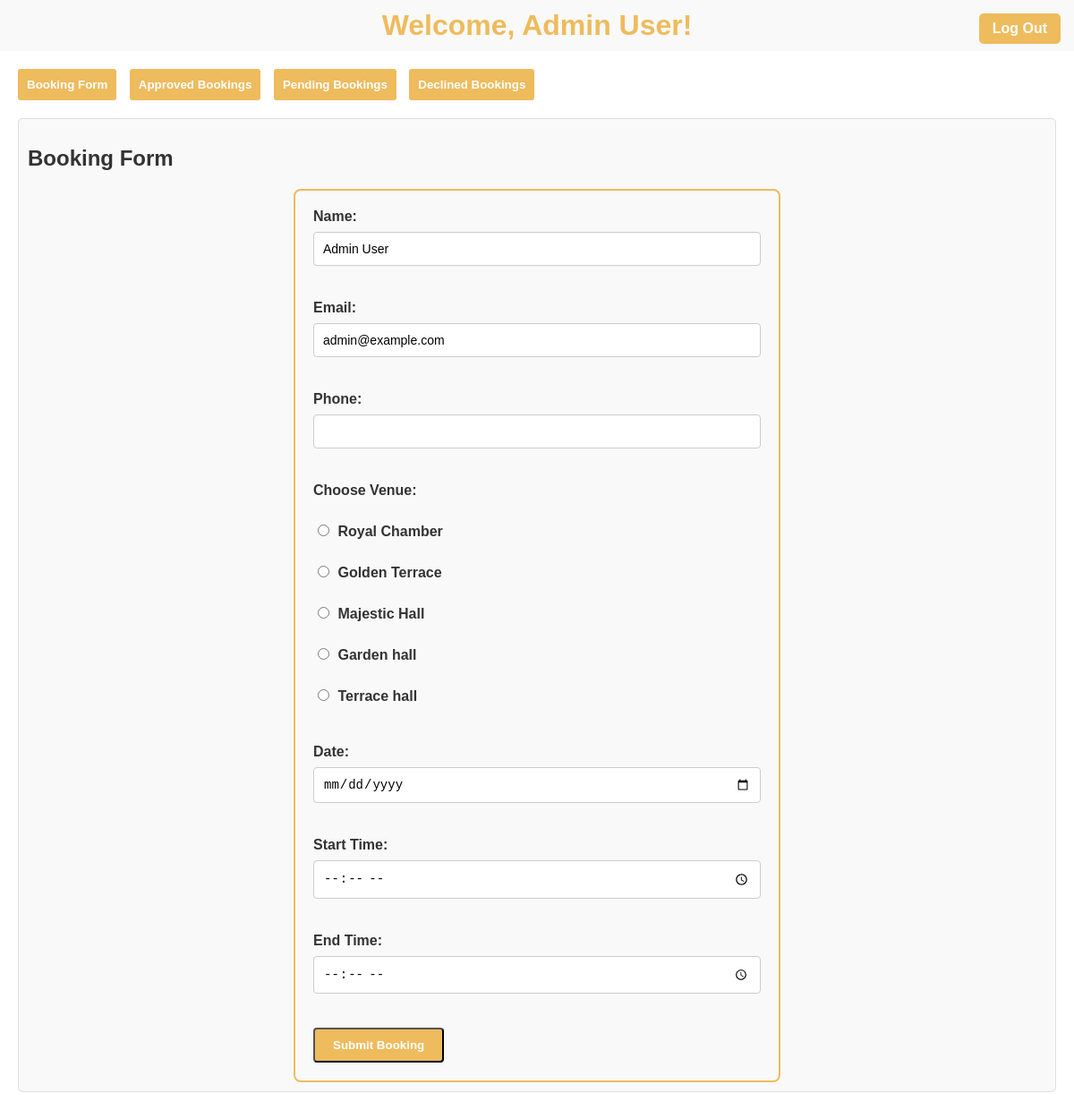
The page /userdash.php (signed in) on the database its author committed.
### tables this page shows
CREATE TABLE `customer` (
  `customer_id` int(225) NOT NULL,
  `fullname` varchar(225) NOT NULL,
  `email` varchar(225) NOT NULL,
  `password` varchar(225) NOT NULL,
  `role` enum('admin','user','','') NOT NULL DEFAULT 'user'
);

CREATE TABLE `venue` (
  `id` int(100) NOT NULL,
  `name` varchar(225) NOT NULL,
  `capacity` int(225) NOT NULL,
  `description` varchar(225) NOT NULL,
  `image_path` varchar(225) NOT NULL
);

### userdash.php (the view, shortened to what this page needs)
<?php
include 'connect.php';
$customer_id = $_SESSION['customer_id'];
$query_user = "SELECT * FROM customer WHERE customer_id = ?";
$stmt_user = $conn->prepare($query_user);
$stmt_user->bind_param("i", $customer_id);
$stmt_user->execute();
$result_user = $stmt_user->get_result();
if ($result_user->num_rows > 0) {
    $user = $result_user->fetch_assoc();
} else {
    echo "User not found.";
    exit();
}
?>
<!DOCTYPE html>
<html lang="en">
<head>
</head>
<body>
<header>
    <h1>Welcome, <?php echo htmlspecialchars($user['fullname']); ?>!</h1>
    <a href="logout.php" class="logout-button">Log Out</a>
</header>
<div class="container">
    <div class="buttons">
        <button onclick="showSection('booking-form')">Booking Form</button>
        <button onclick="showSection('approved-bookings')">Approved Bookings</button>
        <button onclick="showSection('pending-bookings')">Pending Bookings</button>
        <button onclick="showSection('declined-bookings')">Declined Bookings</button>
    </div>
    <div id="booking-form" class="section active">
    <h2>Booking Form</h2>
    <form action="process_booking.php" method="POST" onsubmit="return validateBookingForm()">
    <label for="name">Name:</label>
    <input type="text" id="name" name="name" value="<?php echo htmlspecialchars($user['fullname']); ?>" required /><br><br>
    <label for="email">Email:</label>
    <input type="email" id="email" name="email" value="<?php echo htmlspecialchars($user['email']); ?>" required /><br><br>
    <label for="phone">Phone:</label>
    <input type="tel" id="phone" name="phone" required /><br><br>
    <label>Choose Venue:</label><br>
    <?php
    include 'connect.php';
    $sql = "SELECT name FROM venue ORDER BY id ASC";
    $result = $conn->query($sql);
    if ($result->num_rows > 0) {
        while ($venue = $result->fetch_assoc()) {
            echo '<label><input type="radio" name="venue" value="' . htmlspecialchars($venue['name']) . '" required /> ' . htmlspecialchars($venue['name']) . '</label><br>';
        }
    } else {
        echo '<p>No venues available for booking.</p>';
    }
    ?><br>
    <label for="date">Date:</label>
    <input type="date" id="date" name="date" required /><br><br>
    <label for="start_time">Start Time:</label>
    <input type="time" id="start_time" name="start_time" required /><br><br>
    <label for="end_time">End Time:</label>
    <input type="time" id="end_time" name="end_time" required /><br><br>
    <button type="submit">Submit Booking</button>
</form>
</div>
</div>
</body>
</html>

### userdash.php (style rules this page uses)
body { font-family: Arial, sans-serif; margin: 0; background-color: #ffffff; color: #333; }
header { background-color: #f9f9f9; padding: 10px; text-align: center; position: relative; }
header h1 { margin: 0; color: #eebb5d; }
.logout-button { position: absolute; top: 15px; right: 15px; padding: 8px 15px; background-color: #eebb5d; color: white; text-decoration: none; border-radius: 5px; font-weight: bold; }
.container { margin: 20px; }
.buttons { margin-bottom: 20px; }
.buttons button { margin-right: 10px; padding: 10px; background-color: #eebb5d; border: none; border-radius: 3px; cursor: pointer; color: white; }
.section { display: none; margin-top: 20px; padding: 10px; background-color: #f9f9f9; border: 1px solid #ddd; border-radius: 5px; }
.section.active { display: block; }
form { background-color: #f9f9f9; border: 2px solid #eebb5d; border-radius: 8px; padding: 20px; max-width: 500px; / box-shadow: 0 4px 8px rgba(0, 0, 0, 0.1); margin: auto; }
label { display: block; font-weight: bold; margin-bottom: 8px; color: #333; }
input[type="text"], input[type="email"], input[type="tel"], input[type="date"], input[type="time"] { width: 100%; padding: 10px; margin-bottom: 20px; border: 1px solid #ccc; border-radius: 4px; font-size: 14px; box-sizing: border-box; }
input[type="radio"] { margin-right: 5px; }
button { background-color: #eebb5d; color: white; padding: 10px 20px; border-radius: 4px; cursor: pointer; font-weight: bold; transition: background-color 0.3s ease; }

### rows shown on the page
customer: fullname "Admin User", name "Admin User", email "admin@example.com"
venue: name "Royal Chamber"
venue: name "Golden Terrace"
venue: name "Majestic Hall"
venue: name "Garden hall"
venue: name "Terrace hall"
